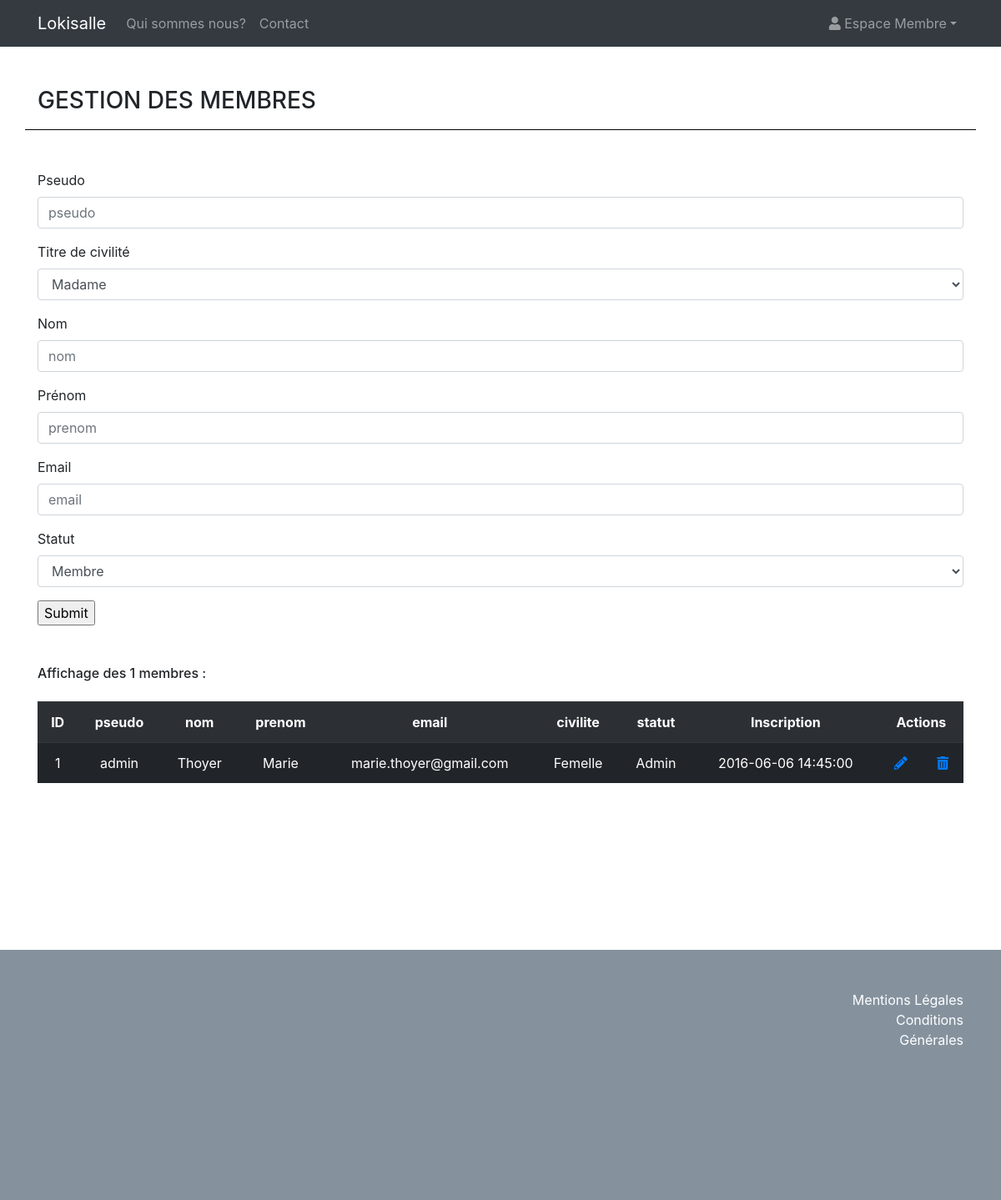
The page /admin/gestion_membre.php on the database as committed earlier.
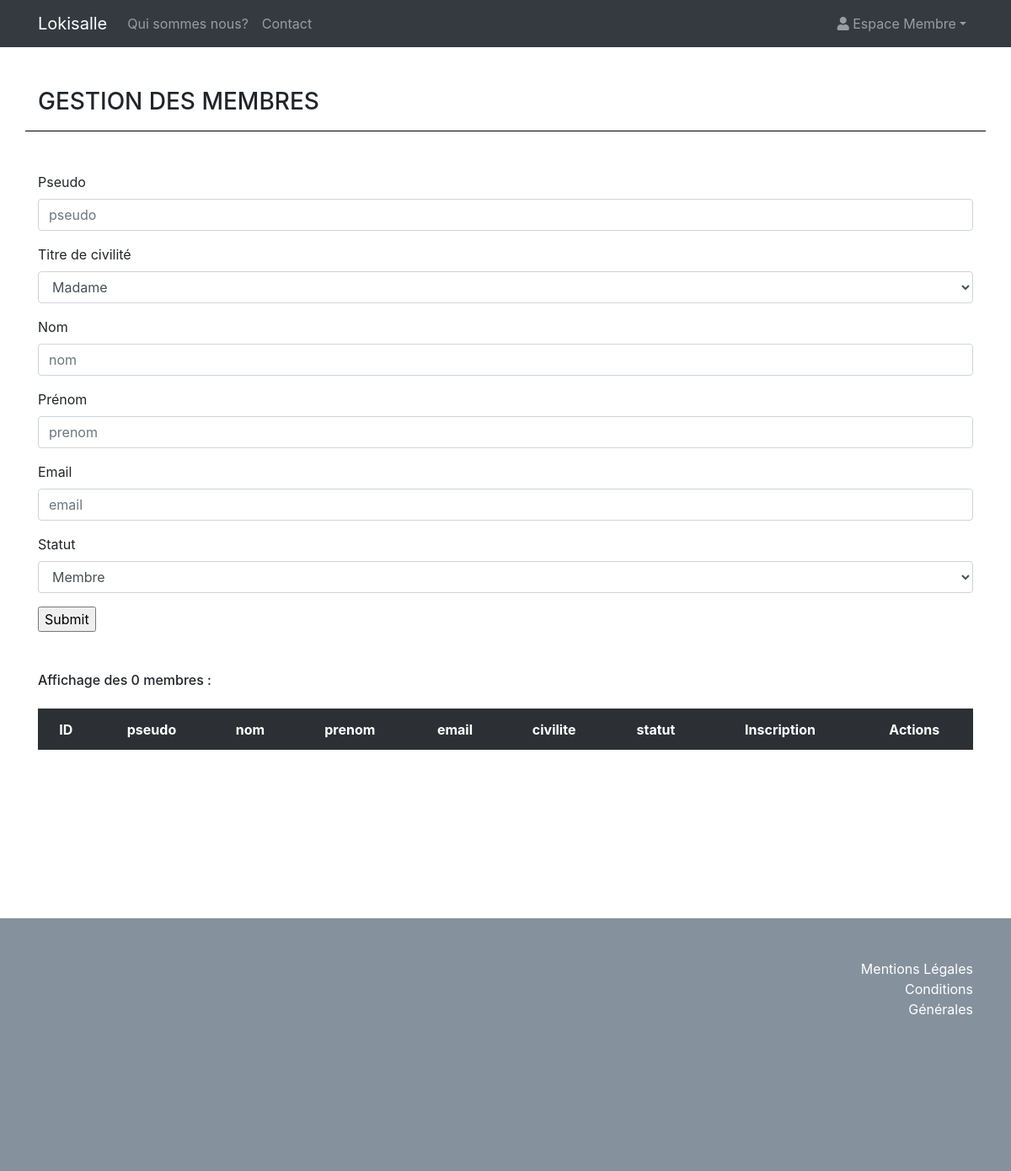
The same page on the database as committed later.
### tables this page shows
CREATE TABLE membre(
    id_membre INT(3) NOT NULL AUTO_INCREMENT,
    pseudo VARCHAR(20) NOT NULL,
    mdp VARCHAR(60) NOT NULL,
    nom VARCHAR(20) NOT NULL,
    prenom VARCHAR(20) NOT NULL,
    email  VARCHAR(50) NOT NULL,
    civilite ENUM('M','F') NOT NULL,
    statut INT(1) NOT NULL,
    date_inscription DATETIME NOT NULL,
    PRIMARY KEY (id_membre)
);

### inc/fonction.inc.php (called while the page is built, shortened)
<?php
function execute_requete($req){
    global $pdo;
    $resultat = $pdo->query($req);
    return $resultat;
}
?>

### inc/init.inc.php (called while the page is built, shortened)
<?php
$pdo = new PDO('mysql:host=localhost;dbname=lokisalle', 'root', '', array(PDO::ATTR_ERRMODE => PDO::ERRMODE_WARNING, PDO::MYSQL_ATTR_INIT_COMMAND => 'SET NAMES utf8') );
$content = '';
require_once('fonction.inc.php');
?>

### admin/gestion_membre.php (the view, shortened to what this page needs)
<?php require_once('inc/header.admin.inc.php');?>
<?php
$pseudo = ( isset($membre['pseudo']) ) ? $membre['pseudo'] : '';
$nom = ( isset($membre['nom']) ) ? $membre['nom'] : '';
$prenom = ( isset($membre['prenom']) ) ? $membre['prenom'] : '';
$email = ( isset($membre['email']) ) ? $membre['email'] : '';
$civilite = ( isset($membre['civilite']) ) ? $membre['civilite'] : '';
$statut = ( isset($membre['statut']) ) ? $membre['statut'] : '';
$content .= '
<form method="post">
  <div class="form-group mt-5">
    <label for="pseudo">Pseudo</label>
    <input type="text" name="pseudo" id="pseudo" placeholder="pseudo" class="form-control" value="'.$pseudo.'">
  </div>
  <div class="form-group">
    <label for="sexe">Titre de civilité</label>
    <select class="form-control" id="sexe" name="civilite">';
    $content .= '
      <option value="F" ';if($civilite == 'F')$content .= ' selected';$content .= '>Madame</option>';
    $content .= '
      <option value="M" ';if($civilite == 'M')$content .= ' selected';$content .='>Monsieur</option>';
  $content .= '
    </select>
  </div>
  <div class="form-group">
    <label for="nom">Nom</label>
    <input type="text" name="nom" id="nom" placeholder="nom" class="form-control" value="'.$nom.'">
  </div>
  <div class="form-group">
    <label for="prenom">Prénom</label>
    <input type="text" name="prenom" id="prenom" placeholder="prenom" class="form-control" value="'.$prenom.'">
  </div>
  <div class="form-group">
    <label for="email">Email</label>
    <input type="text" name="email" id="email" placeholder="email" class="form-control" value="'.$email.'">
  </div>
  <div class="form-group">
    <label for="statut">Statut</label>
    <select class="form-control" id="statut" name="statut">';
    $content .= '
      <option value="0" ';if($statut == 0 )$content .= ' selected';$content .= '>Membre</option>';
    $content .= '
      <option value="1" ';if($statut == 1 )$content .= ' selected';$content .='>Admin</option>';
  $content .= '
    </select>
  </div>
  <div class="form-group">
    <input type="submit">
  </div>
</form>';
$r = execute_requete('SELECT * FROM membre');
$content .= '<h6 class="mt-5 mb-4">Affichage des '.$r->rowCount().' membres :</h6>';
$content .= '<table class="table table-dark table-striped text-center"><tr>';
for ($i=0; $i < $r->columnCount() ; $i++) {
    $colonne = $r->getColumnMeta($i);
    if($colonne['name'] == 'id_membre'){
        $content .= "<th>ID</th>";
    }
    if($colonne['name'] == 'date_inscription'){
        $content .= "<th>Inscription</th>";
    }
    if($colonne['name'] != 'mdp' && $colonne['name'] != 'id_membre' && $colonne['name'] != 'date_inscription'){
        $content .= "<th>$colonne[name]</th>";
    }
}
$content .= '<th colspan="2">Actions</th>';
$content .= '</tr>';
while( $membre = $r->fetch(PDO::FETCH_ASSOC) ){
    $content .= '<tr>';
    foreach ($membre as $indice => $valeur) {
        if($indice == 'civilite'){
            if($valeur == 'M'){
                $content .= "<td>Masculin</td>";
            }else{
                $content .= "<td>Femelle</td>";
                }
        }
        if($indice == 'statut'){
                if($valeur == 1){
                        $content .= "<td>Admin</td>";
                }else{
                        $content .= "<td>Membre</td>";
                }
        }
        if( $indice != 'mdp' && $indice != 'civilite' && $indice != 'statut'){
            $content .= "<td>$valeur</td>";
        }
    }
    $content .= '<td><a href="?action=modification&id_membre='.$membre['id_membre'].'"><i class="fas fa-pencil-alt"></i></a></td>';
    $content .= '<td>
        <a href="?action=suppression&id_membre='.$membre['id_membre'].'"  onClick="return(confirm(\'Supprimer le compte de '.$membre['prenom'].' '.$membre['nom'].'?\') )" ><i class="fas fa-trash-alt"></i></a>
    </td>';
    $content .= '</tr>';
}
$content .= '</table>';
?>
<h3 class="mt-5">GESTION DES MEMBRES</h3>
<div class="row mt-3">
<div class="col-md-12 px-0" style="height:2px; width:100%; border-bottom: 1px solid black;"></div>
</div>
<?= $content ?>
<?php require_once('inc/footer.admin.inc.php');?>

### admin/inc/header.admin.inc.php (shortened to what this page needs)
<?php require_once('../inc/init.inc.php');?>
<!DOCTYPE html>
<html lang="fr">
  <head>
    <link href="../assets/css/bootstrap.min.css" rel="stylesheet">
    <link href="../assets/css/shop-homepage.css" rel="stylesheet">
    <link href="../assets/css/style-perso.css" rel="stylesheet">
    <link rel="stylesheet" href="https://use.fontawesome.com/releases/v5.0.13/css/all.css">
        <body>
                <nav class="navbar navbar-expand-lg navbar-dark bg-dark fixed-top">
                  <div class="container">
                    <a class="navbar-brand" href="../index.php">Lokisalle</a>
                    <div class="collapse navbar-collapse" id="navbarResponsive">
                      <ul class="navbar-nav mr-auto">
                        <li class="nav-item active">
                        <li class="nav-item">
                          <a class="nav-link" href="<?= URL ?>qui_sommes_nous.php">Qui sommes nous?</a>
                        </li>
                        <li class="nav-item">
                          <a class="nav-link" href="<?= URL ?>contact.php">Contact</a>
                        </li>
                      </ul>
                      <ul class="navbar-nav ml-auto">
                        <li class="nav-item dropdown">
                            <a class="nav-link dropdown-toggle" href="#" id="navbardrop" data-toggle="dropdown">
                            <i class="fas fa-user"></i> Espace Membre</a>
                </li>
                      </ul>
                    </div>
                  </div>
            </nav>
            <div class="container">

### admin/inc/footer.admin.inc.php (shortened to what this page needs)
</div>
<footer class="py-5" style="height:300px; margin-top:200px; background-color:#85929E;">
  <div class="container mb-4">
    <div class="row">
      <div class="col-md-2 offset-md-10">
        <a href="../mentions_legales.php"><p class="m-0 text-right text-white">Mentions Légales</p></a>
        <a href="../conditions_generales.php"><p class="m-0 text-right text-white">Conditions Générales</p></a>
      </div>
    </div>
  </div>
</footer>
</body>
</html>

### assets/css/shop-homepage.css (style rules this page uses)
body { padding-top: 54px; }
@media (min-width: 992px) { body { padding-top: 56px; } }

Rows that differ between the two databases and show on the page:
removed membre: id_membre "1", pseudo "admin", nom "Thoyer", prenom "Marie", email "marie.thoyer@gmail.com", civilite "Femelle", statut "Admin", date_inscription "2016-06-06 14:45:00"
Other text that changed with them:
$r->rowCount(): "1" → "0"
